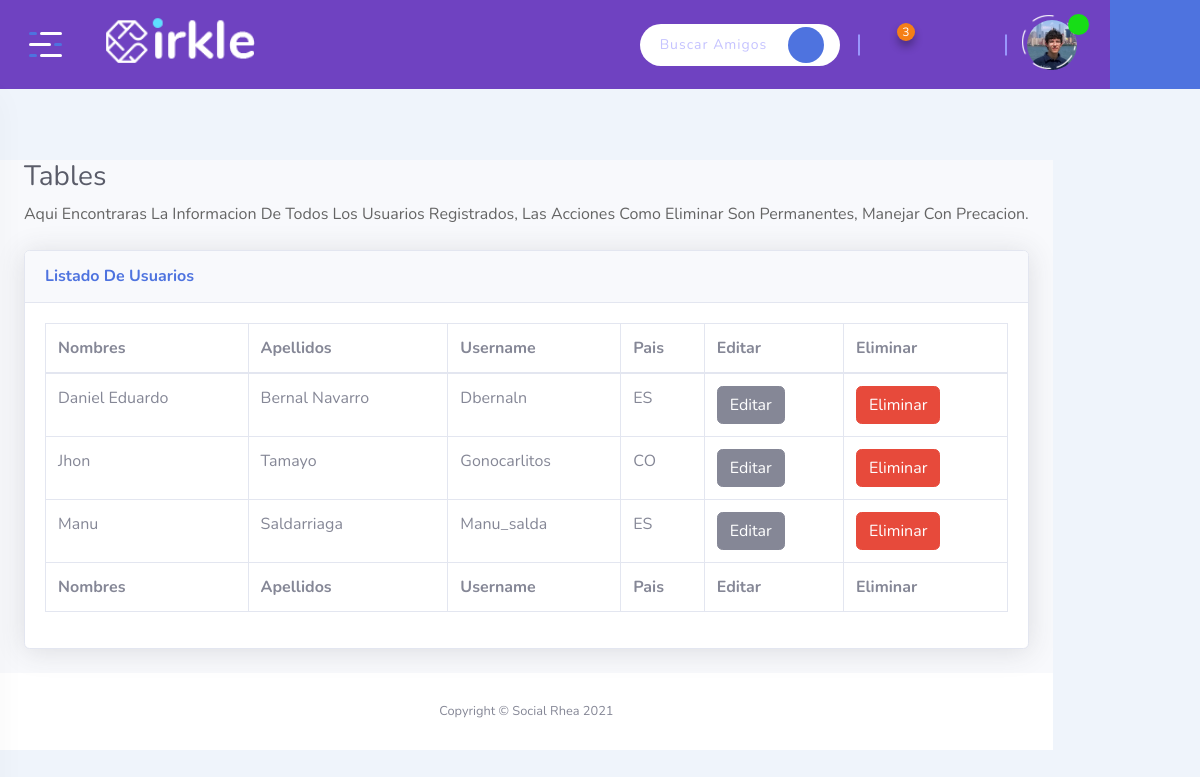
Page /admin/users (signed in) on the earlier database version.
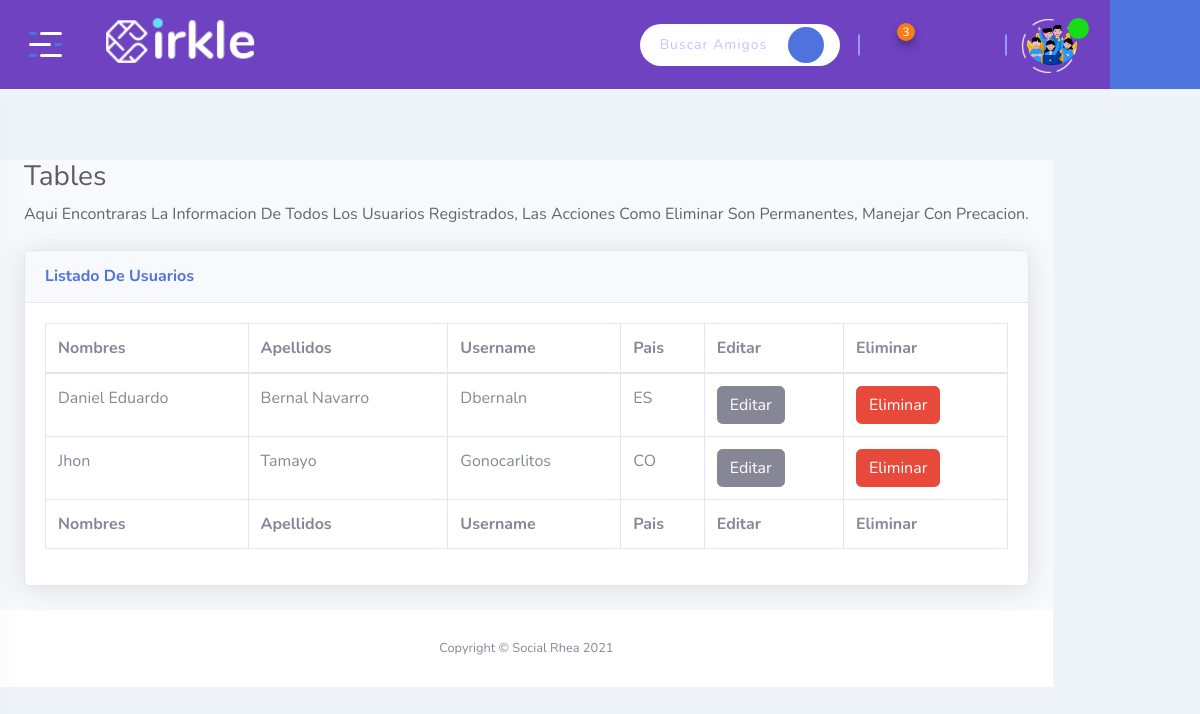
Same page on the later database version.
### tables this page shows
CREATE TABLE Usuario (ID_Usuario INTEGER PRIMARY KEY AUTOINCREMENT NOT NULL, Usuario VARCHAR NOT NULL UNIQUE, Contrasena VARCHAR NOT NULL, Rol INT CHECK (Rol = 0 or Rol = 1 or Rol = 2) NOT NULL, Estado INT CHECK (Estado = 0 or Estado = 1) NOT NULL, Nombres VARCHAR NOT NULL, Apellidos VARCHAR NOT NULL, Genero INT CHECK (Genero = 0 or Genero = 1 or Genero = 2) NOT NULL, Email VARCHAR NOT NULL UNIQUE, Ubicacion VARCHAR NOT NULL, Foto VARCHAR, Telefono INT NOT NULL, Fecha_Nacimiento DATE NOT NULL, Estado_Civil INT NOT NULL CHECK (Estado_Civil = 1 or Estado_Civil = 2 or Estado_Civil = 3 or Estado_Civil = 4 or Estado_Civil = 5), Fecha DATE NOT NULL DEFAULT (CURRENT_TIMESTAMP), Privacidad INT NOT NULL CHECK (Privacidad = 1 or Privacidad = 2));

### app.py (the view)
@app.route('/admin/users', methods=['GET', 'POST'])
def admin_users():
  if session['usuario']:
    dbUsuario = db.getUser(session['usuario'])
    usuarios = db.getAllUsers()
    return render_template('dashboard-users.html', usuario=dbUsuario, usuarios=usuarios, rol = dbUsuario["Rol"])

### app.py (called while the page is built)
@app.before_request
def antes_de_cada_peticion():
    ruta = request.path
    if not 'usuario' in session and ruta != "/" and ruta != "/admin-login" and ruta != "/logout" and not ruta.startswith("/static"):
        flash("Inicia sesión para continuar")
        return redirect("/")

### db.py (called while the page is built)
def conectar():
    dbname= 'socialrhea.db'
    conn= sqlite3.connect(dbname)
    return conn

def getUser(user):
    conn= conectar()
    try:
      conn.row_factory = sqlite3.Row
      sql = 'SELECT * FROM Usuario WHERE Usuario = ?'
      cursor = conn.execute(sql, (user,))
      resultados = (cursor.fetchone())
      cursor.close()
      conn.close()
      if not resultados:
        return False
      else:
        return resultados
    except Error as e:
      print(f"error in getUser() : {str(e)}"  )

def getAllUsers():
    conn= conectar()
    conn.row_factory = sqlite3.Row
    try:
      sql = 'SELECT * FROM Usuario WHERE Rol = ?'
      cursor= conn.execute(sql,(2,))
      resultado = (cursor.fetchall())
      if resultado:
        results = [ dict(row) for row in resultado ]
      return results
    except Error as e:
      print(f"error in getPostsFeed() : {str(e)}"  )

### templates/dashboard-users.html (shortened to what this page needs)
{% extends 'dashboard-base.html' %}
{% block contenido %}
<div class="page-content">
  <div id="content-wrapper" class="d-flex flex-column">
      <div class="container-fluid">
        <h1 class="h3 mb-2 text-gray-800">Tables</h1>
        <p class="mb-4">Aqui encontraras la informacion de todos los usuarios registrados, las Acciones como Eliminar son permanentes, manejar con precacion.</p>
        <div class="card shadow mb-4">
            <div class="card-header py-3">
                <h6 class="m-0 font-weight-bold text-primary">Listado de Usuarios</h6>
            </div>
            <div class="card-body">
                <div class="table-responsive">
                    <table class="table table-bordered" id="dataTable" width="100%" cellspacing="0">
                        <thead>
                            <tr>
                              <th>Nombres</th>
                              <th>Apellidos</th>
                              <th>Username</th>
                              <th>Pais</th>
                              <th>Editar</th>
                              <th>Eliminar</th>
                            </tr>
                        </thead>
                        <tfoot>
                            <tr>
                                <th>Nombres</th>
                                <th>Apellidos</th>
                                <th>Username</th>
                                <th>Pais</th>
                                <th>Editar</th>
                                <th>Eliminar</th>
                            </tr>
                        </tfoot>
                        <tbody>
                        {% for usr in usuarios %}
                            <tr>
                                <td>{{ usr.Nombres }}</td>
                                <td>{{ usr.Apellidos }}</td>
                                <td>{{ usr.Usuario }}</td>
                                <td>{{ usr.Ubicacion }}</td>
                                <td>
                                  <a href="/edituser/{{ usr.Usuario }}" class="btn btn-secondary js-delete">Editar</a>
                                </td>
                                <td>
                                  <a href="/deleteuser/{{ usr.Usuario }}" class="btn btn-danger js-delete">Eliminar</a>
                                </td>
                              </tr>
                        {% endfor %}
                        </tbody>
                    </table>
                </div>
            </div>
        </div>
    </div>
      <footer class="sticky-footer bg-white">
          <div class="container my-auto">
              <div class="copyright text-center my-auto">
                  <span>Copyright &copy; Social Rhea 2021</span>
              </div>
          </div>
      </footer>
  </div>
</div>
{% endblock %}

### templates/dashboard-base.html (shortened to what the changed rows need)
<!DOCTYPE html>
<html class="no-js" lang="">
<head>
    <link rel="stylesheet" href="{{ url_for('static', filename='css/bootstrap.min.css' ) }}">
    <link rel="stylesheet" href="{{ url_for('static', filename='css/app.css' ) }}">
    <link rel="stylesheet" href="{{ url_for('static', filename='assets/icofont/icofont.min.css' ) }}">
    <link rel="stylesheet" href="{{ url_for('static', filename='css/sb-admin-2.min.css' ) }}">
</head>
<body class="bg-link-water">
    <div id="wrapper" class="wrapper">
        <header class="fixed-header">
            <div class="header-menu">
                <div class="navbar">
                    <div class="nav-item header-control">
                        <div class="inline-item">
                            <div class="dropdown dropdown-admin">
                                <a href="/profile/{{ usuario.Usuario }}" class="dropdown-toggle"></button>
                                    <span class="media">
                                        <span class="item-img">
                                            <img src="/static/uploads/imgusuarios/{{ usuario.Foto }}" width="50" height="50" alt="{{ usuario.Nombre }}">
                                            <span class="acc-verified"><i class="icofont-check"></i></span>
                                        </span>
                                    </span>
                                  </a>
                            </div>
                        </div>
                    </div>
                </div>
            </div>
        </header>
        {% block contenido %}
        {% endblock %}
  </div>
</body>
</html>

Differences in the rows shown:
removed Usuario: Nombres "Manu", Apellidos "Saldarriaga", Usuario "Manu_salda", Ubicacion "ES"
changed Usuario (number 1 of 3 on the later page): Foto: a different picture
